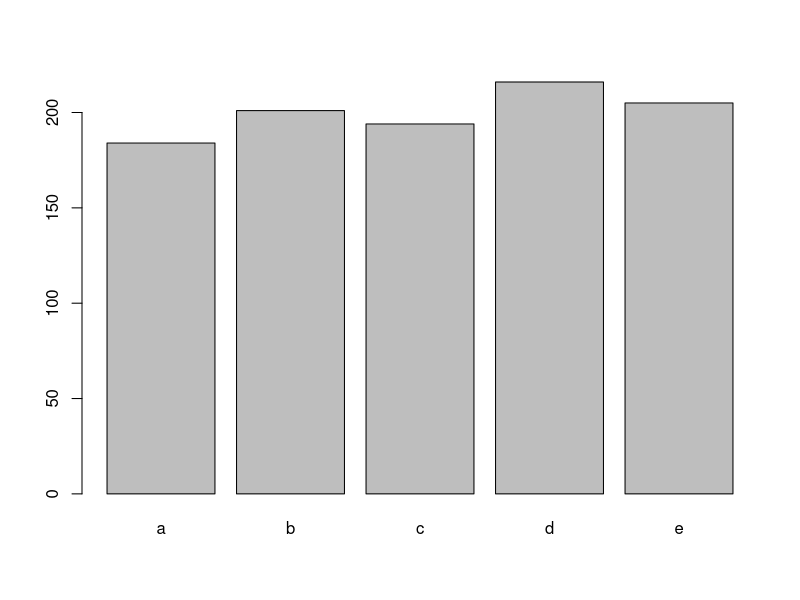
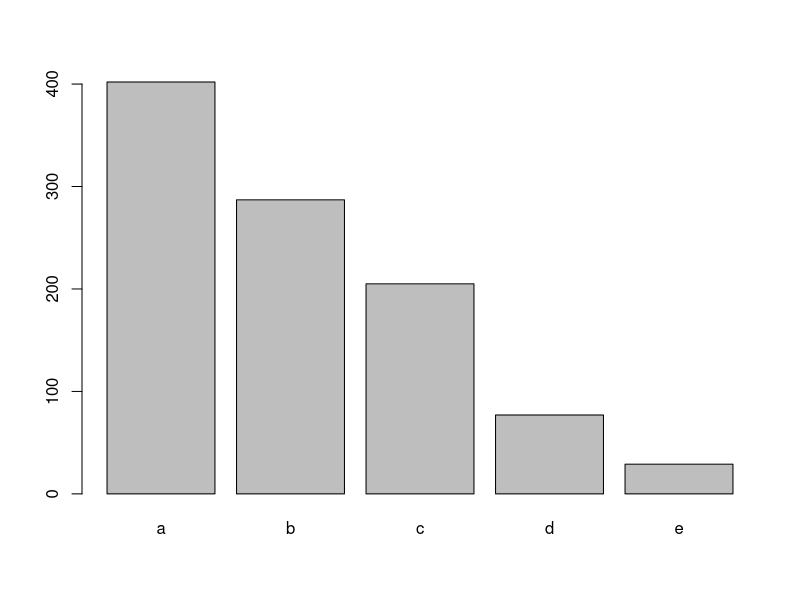
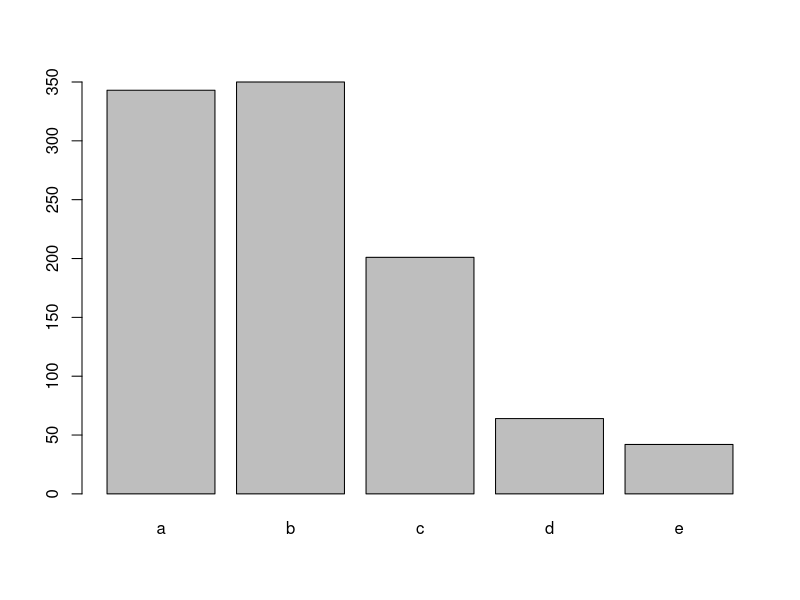
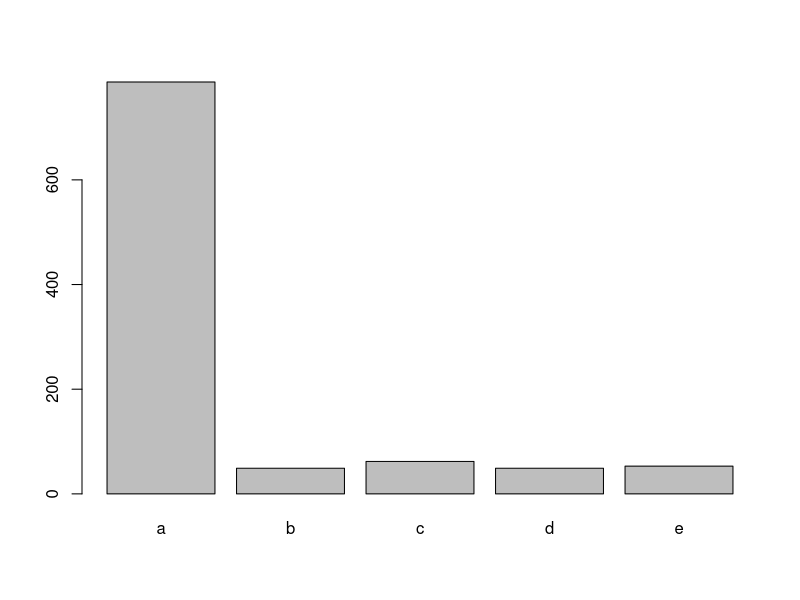

Write R code to recreate these figures, in order.

#-----------------------------------------------------------------------
set.seed(20230331)
#-----------------------------------------------------------------------

a <- sample(letters[1:5], 
            size = 1000, 
            replace = T, 
            prob = c(0.2,0.2,0.2,0.2,0.2))

b <- sample(letters[1:5], 
            size = 1000, 
            replace = T, 
            prob = c(0.4,0.3,0.2,0.07,0.03))

c <- sample(letters[1:5], 
            size = 1000, 
            replace = T, 
            prob = c(0.35,0.35,0.2,0.05,0.05))

d <- sample(letters[1:5], 
            size = 1000, 
            replace = T, 
            prob = c(0.8,0.05,0.05,0.05,0.05))

table(a)
table(b)
table(c)
table(d)

barplot(table(a))
barplot(table(b))
barplot(table(c))
barplot(table(d))

#-----------------------------------------------------------------------

e <- sample(letters[1:3], size = 100, replace = T)
f <- sample(letters[4:6], size = 100, replace = T)

tabela <- table(e,f)
tabela

total_linha <- margin.table(tabela,2)
total_coluna <- margin.table(tabela,1)
total_linha
total_coluna

tabela_temp <- rbind(tabela, total_linha)
tabela_temp
tabela_final <- cbind(tabela_temp, c(total_coluna, sum(total_coluna)))
tabela_final
colnames(tabela_final)[4] <- "total_coluna"
tabela_final

total_linha
total_coluna

#-----------------------------------------------------------------------
